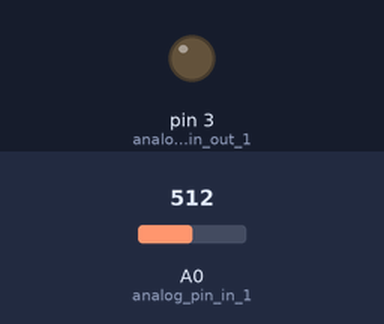
Simulated run of this sketch. Board: Arduino Uno, built with avr-gcc and run on an emulated ATmega328P. Shown: output pins drawn as LEDs (lit = HIGH). The test bench sets the inputs (shaded band); at power-on: A0 (analog_pin_in_1) = 512. What the sketch prints to the serial monitor is not drawn.

Above: at 1.2 s.
1.3 s: A0 (analog_pin_in_1) set to 716
At 1.9 s:
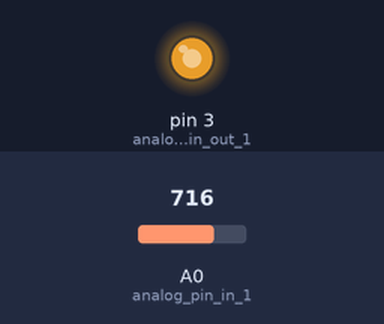
2.9 s: A0 (analog_pin_in_1) set to 760
At 3.3 s:
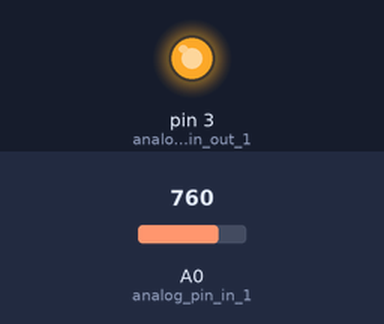
4.5 s: A0 (analog_pin_in_1) set to 768
At 5.8 s:
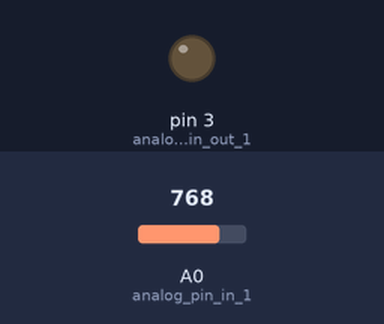
6.1 s: A0 (analog_pin_in_1) set to 900
At 7.2 s:
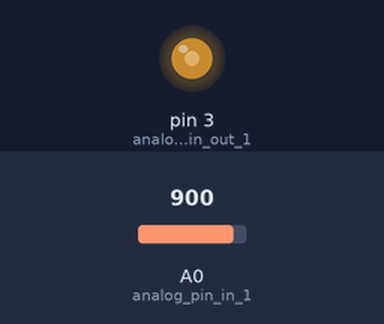
7.7 s: A0 (analog_pin_in_1) set to 306
At 8.6 s:
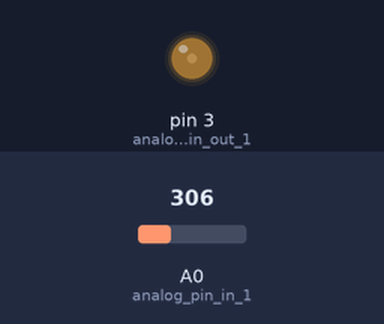
9.3 s: A0 (analog_pin_in_1) set to 0
At 10.0 s:
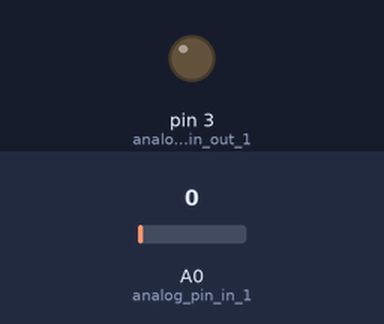
Timing chart, 0 to 11.9 s (numbered marks = the images above; inputs shaded):
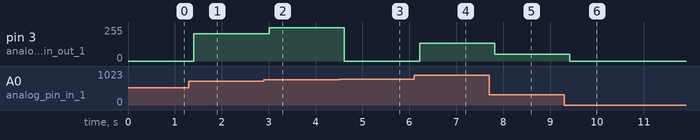

Measured:
- the behaviour switches between 767 and 768 on A0 (analog_pin_in_1) (found by bisection; images 2 and 3)
- after the input at 1.3 s, pin 3 (analog_pin_out_1): 0/255 → 204/255 after 0.10 s
- after the input at 2.9 s, pin 3 (analog_pin_out_1): 204/255 → 248/255 after 0.11 s
- after the input at 4.5 s, pin 3 (analog_pin_out_1): 248/255 → 0/255 after 0.11 s
- after the input at 6.1 s, pin 3 (analog_pin_out_1): 0/255 → 132/255 after 0.12 s
- after the input at 7.7 s, pin 3 (analog_pin_out_1): 132/255 → 50/255 after 0.12 s
- after the input at 9.3 s, pin 3 (analog_pin_out_1): 50/255 → 0/255 after 0.13 s

The sketch:

Lab3_Median_Average.ino
```cpp
/*
  Lab3_Median_Average

  Arduino program for median filter of 3 samples.

  Name: Kumar Ramesh
  PUID: 0032813975
*/

const int numSamples = 3;
const int analog_pin_in_1 = A0;

int analogSamples[numSamples];
int index = 0;
int median = 0;

// analog output pins
const int analog_pin_out_1 = 3;

void setup() {
  pinMode(analog_pin_in_1, INPUT);
  Serial.begin(9600);

  for(int i = 0; i < numSamples; ++i)
    analogSamples[i] = 0;
}

void loop() {

  analogSamples[index] = analogRead(analog_pin_in_1); // read the analog signal

  index += 1; // update index

  if(index == 1)
    median = analogSamples[index]; // store median

  if(index >= (numSamples - 1)) // reset index if out of bounds
    index = 0;

  analogWrite(analog_pin_out_1, median);

  Serial.print(median);

  delay(100);
}
```
